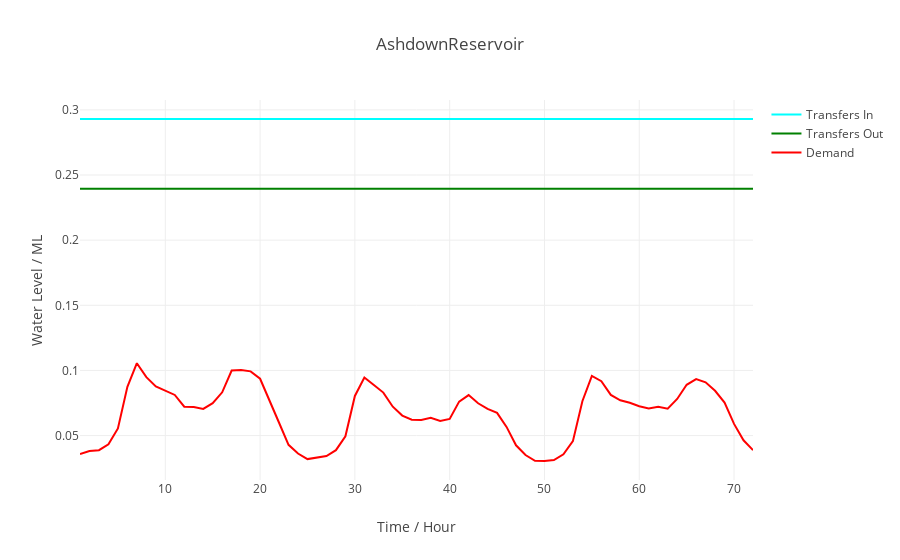
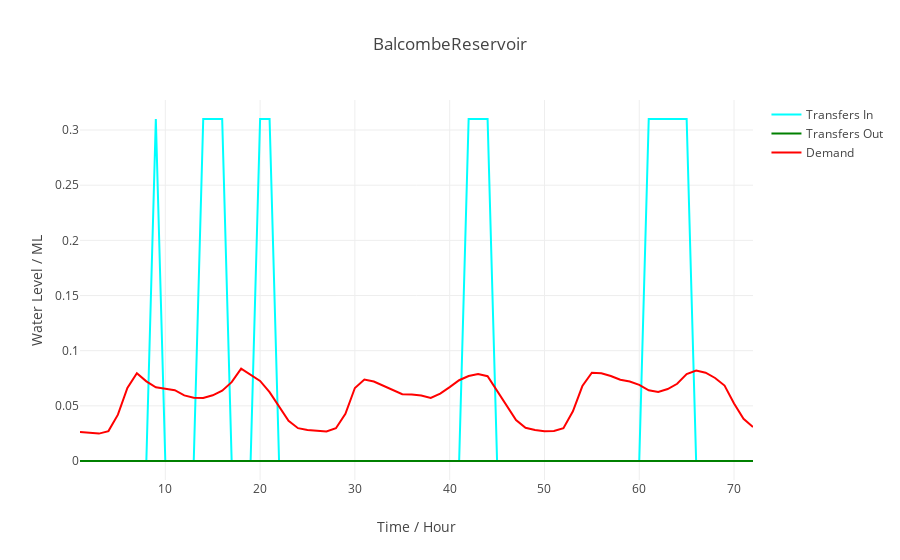
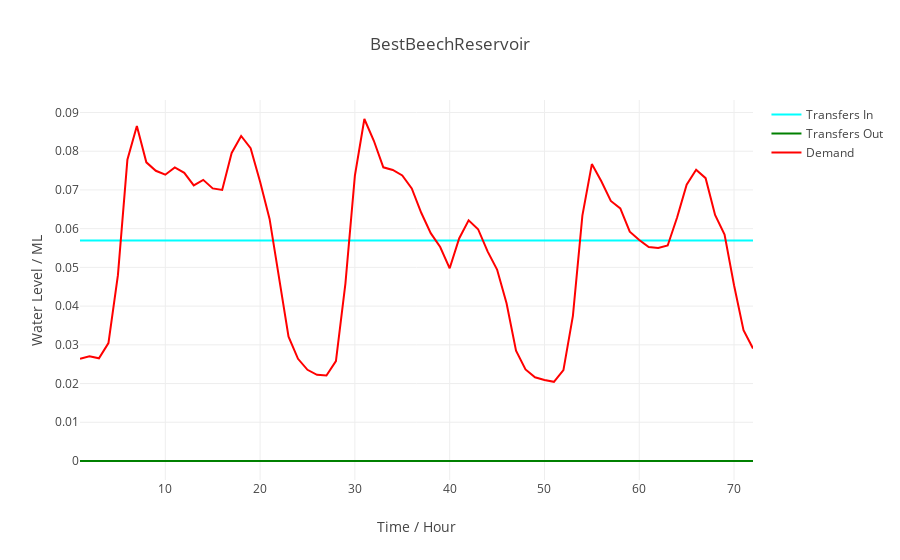
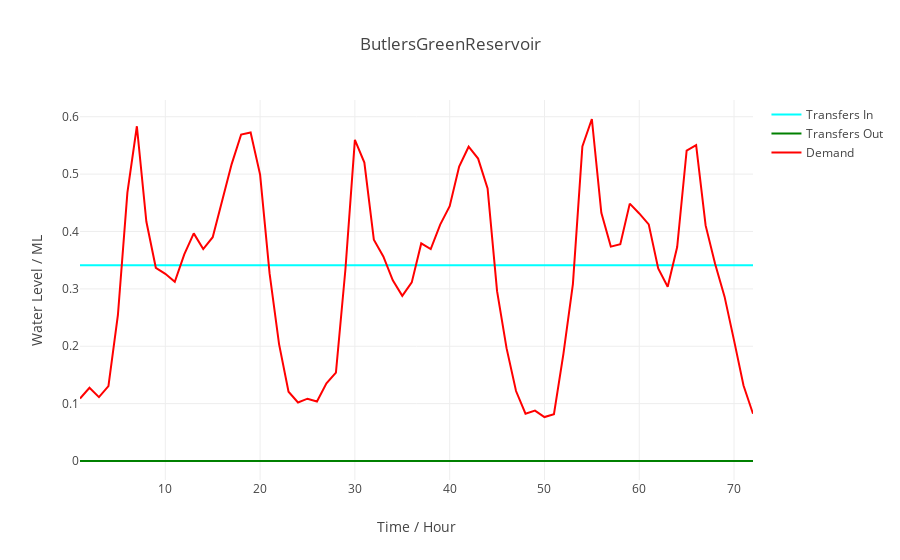

Write notebook code for charts like these, in order.
### Code cell
def transfer_plot(timeperiods, in_transfer, out_transfer, demand, SR):
    #plot transfers IN
    trace1 = go.Scatter(
        x = timeperiods.tolist(),
        name = 'Transfers In',
        y = in_transfer.loc[SR,:].tolist(),
        line = dict(
            color = 'cyan')
            # width = 4,
    )
    #plot transfers OUT
    trace2 = go.Scatter(
        x = timeperiods.tolist(),
        y = out_transfer.loc[SR,:].tolist(),
        name = 'Transfers Out',
        line = dict(
            color = 'green')
    )
    #plot demand
    trace3 = go.Scatter(
        x=timeperiods.tolist(),
        y=demand.loc[SR,:].tolist(),
        name='Demand',
        line = dict(
            color = 'red')
    )
    return [trace1, trace2, trace3]

for sr in reservoirs:
    data = transfer_plot(time_list, transfers_in_df, transfers_out_df, demand_df, sr)   
    layout = dict(title = sr,
              xaxis = dict(title = 'Time / Hour'),
              yaxis = dict(title = 'Water Level / ML'),
              )

    # x = list()
    # for i, source_name in enumerate(water_levels.columns):
    #     fig.append_trace(data.get(source_name), i+1, 1)

    # fig['layout'].update(height=1200, width=600, title='Stacked subplots')
    fig = dict(data=data, layout=layout)
    py.iplot(fig, filename='transfer_demand')
